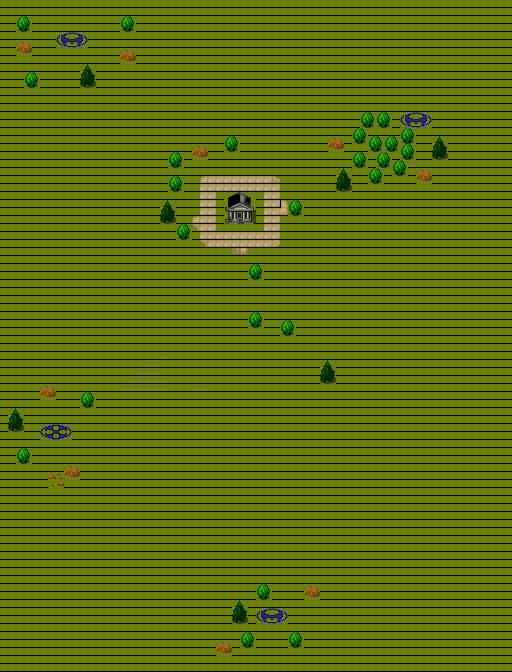

This game map was drawn from its Tiled (.tmx) file and the tilesets committed beside it. A one-line description and the trimmed map source follow:
An orthogonal 64x84 tile map with 8x8 px tiles, 1 tile layer (Vila), 3 tilesets and 27 objects.

<map version="1.10" tiledversion="1.11.2" orientation="orthogonal" renderorder="right-down" width="64" height="84" tilewidth="8" tileheight="8" infinite="0" nextlayerid="12" nextobjectid="46">
 <tileset firstgid="1" name="FilmoreMAP" tilewidth="8" tileheight="8" tilecount="999" columns="27">
  <image source="village.png" width="222" height="297" />
 </tileset>
 <tileset firstgid="1000" name="Vila8X8" tilewidth="8" tileheight="8" spacing="1" margin="1" tilecount="792" columns="24">
  <image source="village.png" width="222" height="297" />
 </tileset>
 <tileset firstgid="1792" name="Vila" tilewidth="16" tileheight="16" spacing="1" margin="1" tilecount="221" columns="13">
  <image source="village.png" width="222" height="297" />
 </tileset>
 <layer id="8" name="Vila" width="64" height="84">
  <data>[5376 cells, 5312 non-empty, 23 distinct tile ids]</data>
 </layer>
 <objectgroup id="9" name="Colisão">
  <object id="2" gid="1782" x="207" y="83.5" width="8" height="8" />
  <object id="3" gid="1782" x="207.5" y="80" width="8" height="8" />
  <object id="4" gid="1782" x="323" y="19.5" width="8" height="8" />
  <object id="14" x="72" y="38.75" />
  <object id="15" x="416" y="118.25" />
  <object id="16" x="55.75" y="428.75" />
  <object id="17" x="272.5" y="613.25" />
  <object id="21" x="208" y="16" width="31.5" height="31.75" />
  <object id="24" x="328.25" y="15.75" width="32" height="32.25" />
  <object id="25" x="31.6364" y="120.364" width="32.7273" height="31.8182" />
  <object id="26" x="23.6667" y="199.667" width="32.3333" height="32" />
  <object id="27" x="79.3333" y="271.333" width="33.3333" height="32.6667" />
  <object id="29" x="400" y="215.667" width="32.3333" height="32.3333" />
  <object id="30" x="184.333" y="359.667" width="32" height="32.6667" />
  <object id="31" x="399.75" y="319.75" width="32.5" height="32.75" />
  <object id="32" x="319.5" y="424" width="33" height="32" />
  <object id="33" x="104.25" y="504" width="32" height="32.25" />
  <object id="34" x="31.75" y="607.75" width="32.75" height="32.5" />
  <object id="35" x="368.25" y="552.25" width="32.25" height="32.25" />
  <object id="36" x="456" y="471.667" width="33" height="33.3333" />
  <object id="38" x="224" y="495.75" width="32.75" height="32.75" />
  <object id="39" x="841.333" y="592" />
 </objectgroup>
 <objectgroup id="11" name="ColisãoBorda">
  <object id="41" x="0" y="0" width="512.25" height="8.25" />
  <object id="42" x="504" y="8.72727" width="8" height="654.727" />
  <object id="43" x="0.181818" y="8.72727" width="7.63636" height="654.545" />
  <object id="44" x="0.181818" y="663.273" width="512" height="8.36364" />
  <object id="45" x="722" y="606" width="6" height="2" />
 </objectgroup>
</map>